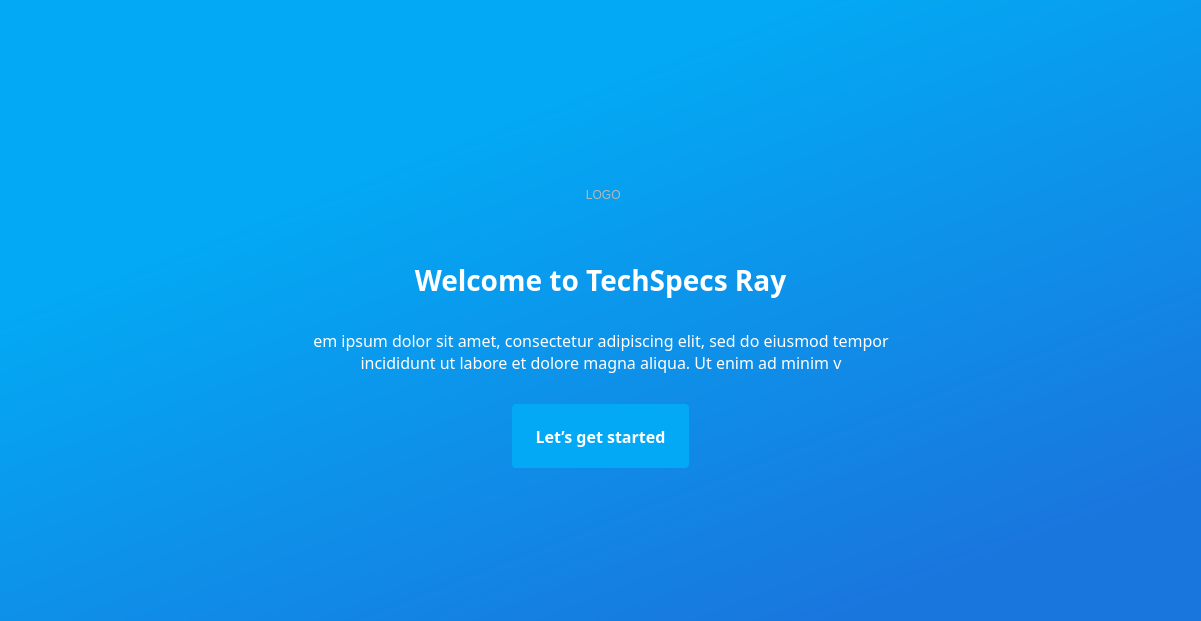
      <widget class="QWidget" name="welcome">
       <property name="styleSheet">
        <string notr="true">
background-color: qlineargradient(spread:pad, x1:0.670455, y1:0.812, x2:0, y2:0.471, stop:0 rgba(35, 134, 244, 244), stop:1 rgba(55, 193, 255, 255));

background-color: qlineargradient(spread:pad, x1:0.619, y1:0.875, x2:0.023, y2:0.0339545, stop:0 rgba(25, 118, 221, 255), stop:0.556818 rgba(3, 169, 244, 255));

background-color :qlineargradient(spread:pad, x1:0.71, y1:0.982955, x2:0, y2:0.051, stop:0 rgba(25, 118, 221, 255), stop:0.6875 rgba(3, 169, 244, 255));border:none;</string>
       </property>
       <layout class="QVBoxLayout" name="verticalLayout_2">
        <property name="spacing">
         <number>0</number>
        </property>
        <property name="leftMargin">
         <number>0</number>
        </property>
        <property name="topMargin">
         <number>0</number>
        </property>
        <property name="rightMargin">
         <number>0</number>
        </property>
        <property name="bottomMargin">
         <number>0</number>
        </property>
        <item>
         <spacer name="verticalSpacer">
          <property name="orientation">
           <enum>Qt::Vertical</enum>
          </property>
          <property name="sizeHint" stdset="0">
           <size>
            <width>20</width>
            <height>145</height>
           </size>
          </property>
         </spacer>
        </item>
        <item>
         <widget class="QFrame" name="frame_2">
          <property name="minimumSize">
           <size>
            <width>0</width>
            <height>100</height>
           </size>
          </property>
          <property name="styleSheet">
           <string notr="true">background-color:transparent;</string>
          </property>
          <property name="frameShape">
           <enum>QFrame::StyledPanel</enum>
          </property>
          <property name="frameShadow">
           <enum>QFrame::Raised</enum>
          </property>
          <layout class="QHBoxLayout" name="horizontalLayout">
           <item>
            <spacer name="horizontalSpacer">
             <property name="orientation">
              <enum>Qt::Horizontal</enum>
             </property>
             <property name="sizeHint" stdset="0">
              <size>
               <width>527</width>
               <height>20</height>
              </size>
             </property>
            </spacer>
           </item>
           <item>
            <widget class="QLabel" name="label">
             <property name="minimumSize">
              <size>
               <width>129</width>
               <height>0</height>
              </size>
             </property>
             <property name="styleSheet">
              <string notr="true">background-color: rgba(217, 217, 217,.5);
color: rgb(183, 183, 183);</string>
             </property>
             <property name="text">
              <string>               LOGO    </string>
             </property>
            </widget>
           </item>
           <item>
            <spacer name="horizontalSpacer_2">
             <property name="orientation">
              <enum>Qt::Horizontal</enum>
             </property>
             <property name="sizeHint" stdset="0">
              <size>
               <width>527</width>
               <height>20</height>
              </size>
             </property>
            </spacer>
           </item>
          </layout>
         </widget>
        </item>
        <item>
         <widget class="QFrame" name="frame_3">
          <property name="minimumSize">
           <size>
            <width>0</width>
            <height>150</height>
           </size>
          </property>
          <property name="styleSheet">
           <string notr="true">background-color:transparent;</string>
          </property>
          <property name="frameShape">
           <enum>QFrame::StyledPanel</enum>
          </property>
          <property name="frameShadow">
           <enum>QFrame::Raised</enum>
          </property>
          <layout class="QVBoxLayout" name="verticalLayout_3">
           <property name="spacing">
            <number>0</number>
           </property>
           <property name="leftMargin">
            <number>0</number>
           </property>
           <property name="topMargin">
            <number>0</number>
           </property>
           <property name="rightMargin">
            <number>0</number>
           </property>
           <item>
            <widget class="QLabel" name="label_2">
             <property name="styleSheet">
              <string notr="true">color: rgb(255, 255, 255);
font-family: Proxima Nova;
font-size: 28px;
font-weight: 700;
line-height: 34.1px;
text-align: center;
</string>
             </property>
             <property name="text">
              <string>Welcome to TechSpecs Ray</string>
             </property>
             <property name="alignment">
              <set>Qt::AlignCenter</set>
             </property>
            </widget>
           </item>
           <item>
            <widget class="QFrame" name="frame_5">
             <property name="frameShape">
              <enum>QFrame::StyledPanel</enum>
             </property>
             <property name="frameShadow">
              <enum>QFrame::Raised</enum>
             </property>
             <layout class="QHBoxLayout" name="horizontalLayout_2">
              <item>
               <spacer name="horizontalSpacer_3">
                <property name="orientation">
                 <enum>Qt::Horizontal</enum>
                </property>
                <property name="sizeHint" stdset="0">
                 <size>
                  <width>291</width>
                  <height>20</height>
                 </size>
                </property>
               </spacer>
              </item>
              <item>
               <widget class="QLabel" name="label_3">
                <property name="minimumSize">
                 <size>
                  <width>600</width>
                  <height>0</height>
                 </size>
                </property>
                <property name="maximumSize">
                 <size>
                  <width>600</width>
                  <height>16777215</height>
                 </size>
                </property>
                <property name="styleSheet">
                 <string notr="true">font-family: Proxima Nova;
font-size: 16px;
font-weight: 400;
line-height: 16px;
text-align: center;
color: rgb(255, 255, 255);</string>
                </property>
                <property name="text">
                 <string>em ipsum dolor sit amet, consectetur adipiscing elit, sed do eiusmod tempor incididunt ut labore et dolore magna aliqua. Ut enim ad minim v</string>
                </property>
                <property name="alignment">
                 <set>Qt::AlignCenter</set>
                </property>
                <property name="wordWrap">
                 <bool>true</bool>
                </property>
               </widget>
              </item>
              <item>
               <spacer name="horizontalSpacer_4">
                <property name="orientation">
                 <enum>Qt::Horizontal</enum>
                </property>
                <property name="sizeHint" stdset="0">
                 <size>
                  <width>290</width>
                  <height>20</height>
                 </size>
                </property>
               </spacer>
              </item>
             </layout>
            </widget>
           </item>
          </layout>
         </widget>
        </item>
        <item>
         <widget class="QFrame" name="frame_4">
          <property name="minimumSize">
           <size>
            <width>0</width>
            <height>70</height>
           </size>
          </property>
          <property name="styleSheet">
           <string notr="true">background-color:transparent;</string>
          </property>
          <property name="frameShape">
           <enum>QFrame::StyledPanel</enum>
          </property>
          <property name="frameShadow">
           <enum>QFrame::Raised</enum>
          </property>
          <layout class="QHBoxLayout" name="horizontalLayout_3">
           <item>
            <spacer name="horizontalSpacer_5">
             <property name="orientation">
              <enum>Qt::Horizontal</enum>
             </property>
             <property name="sizeHint" stdset="0">
              <size>
               <width>503</width>
               <height>20</height>
              </size>
             </property>
            </spacer>
           </item>
           <item>
            <widget class="QPushButton" name="get_started">
             <property name="minimumSize">
              <size>
               <width>177</width>
               <height>64</height>
              </size>
             </property>
             <property name="cursor">
              <cursorShape>PointingHandCursor</cursorShape>
             </property>
             <property name="styleSheet">
              <string notr="true">font-family: Proxima Nova;
font-size: 16px;
font-weight: 700;
line-height: 16px;
text-align: center;
color: rgb(255, 255, 255);
background: #03A9F4;
border :none;
border-radius:4px;</string>
             </property>
             <property name="text">
              <string>Let’s get started</string>
             </property>
            </widget>
           </item>
           <item>
            <spacer name="horizontalSpacer_6">
             <property name="orientation">
              <enum>Qt::Horizontal</enum>
             </property>
             <property name="sizeHint" stdset="0">
              <size>
               <width>503</width>
               <height>20</height>
              </size>
             </property>
            </spacer>
           </item>
          </layout>
         </widget>
        </item>
        <item>
         <spacer name="verticalSpacer_2">
          <property name="orientation">
           <enum>Qt::Vertical</enum>
          </property>
          <property name="sizeHint" stdset="0">
           <size>
            <width>20</width>
            <height>144</height>
           </size>
          </property>
         </spacer>
        </item>
       </layout>
      </widget>
